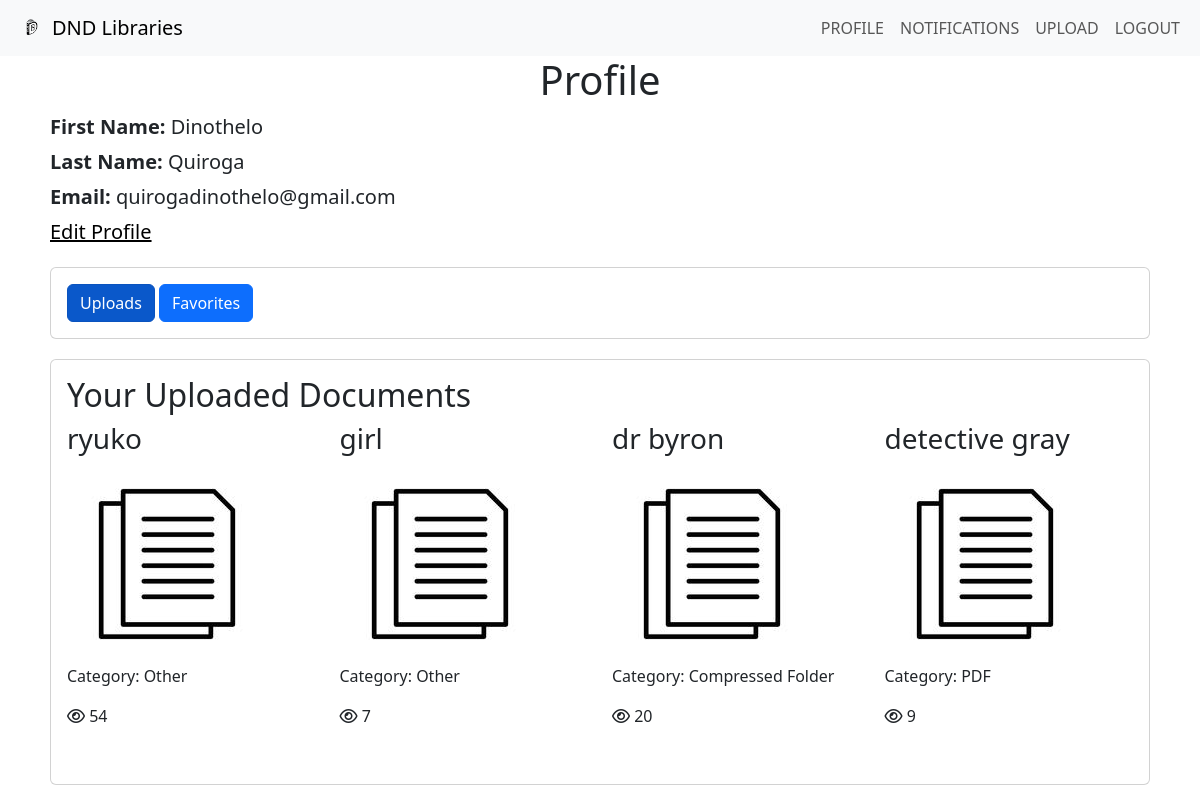
Screenshot of /profile.php (signed in) with the database file from the repository.
### tables this page shows
CREATE TABLE `users` (
  `user_id` int(11) NOT NULL,
  `firstName` varchar(255) DEFAULT NULL,
  `lastName` varchar(255) DEFAULT NULL,
  `email` varchar(255) DEFAULT NULL,
  `password` varchar(255) DEFAULT NULL,
  `roles` varchar(255) DEFAULT NULL,
  `created_at` datetime DEFAULT NULL
);

CREATE TABLE `documents` (
  `file_id` int(11) NOT NULL,
  `file` varchar(255) NOT NULL,
  `title` varchar(255) NOT NULL,
  `category` varchar(50) NOT NULL,
  `description` text DEFAULT NULL,
  `tags` varchar(255) DEFAULT NULL,
  `infoViews` int(11) DEFAULT 0,
  `favorites` int(11) DEFAULT 0,
  `dateCreated` timestamp NOT NULL DEFAULT current_timestamp(),
  `author` varchar(50) DEFAULT NULL,
  `size` int(11) NOT NULL,
  `status` varchar(255) NOT NULL DEFAULT 'inactive',
  `visibility` tinyint(1) DEFAULT 1
);

### profile.php (the view, shortened to what this page needs)
<?php
require_once 'config.php';
$userID = $_SESSION['userID'];
$sql = "SELECT * FROM users WHERE user_id = $userID";
$result = mysqli_query($mysqli, $sql);
if ($row = mysqli_fetch_assoc($result)) {
    $firstName = ucfirst($row['firstName']);
    $lastName = ucfirst($row['lastName']);
    $email = $row['email'];
}
?>
<!DOCTYPE html>
<html lang="en">
<head>
    <link rel="stylesheet" href="https://cdnjs.cloudflare.com/ajax/libs/font-awesome/6.0.0-beta3/css/all.min.css">
    <link href="https://cdn.jsdelivr.net/npm/bootstrap@5.3.2/dist/css/bootstrap.min.css" rel="stylesheet"
>
    <link rel="stylesheet" href="css\bootstrap.min.css">
    <link rel="stylesheet" href="js\bootstrap.bundle.min.js">
</head>
<body>
    <?php include 'navbar.php'; ?>
    <div id="body">
        <center><h1>Profile</h1></center>
        <div id="userInfo">
            <p><strong>First Name:</strong> <?php echo $firstName; ?></p>
            <p><strong>Last Name:</strong> <?php echo $lastName; ?></p>
            <p><strong>Email:</strong> <?php echo $email; ?></p>
            <a href="edit_profile.php" id="editProfileLink">Edit Profile</a>
        </div>
        <div class="card" id="tabButtons">
            <div class="card-body">
                <button class="btn btn-primary" id="uploadsTab">Uploads</button>
                <button class="btn btn-primary" id="favoritesTab">Favorites</button>
            </div>
        </div>
        <div class="card" id="uploadsContent">
            <div class="card-body">
                <h2 class="card-title">Your Uploaded Documents</h2>
                <div class="row g-4">
                    <?php
                    require_once 'config.php';
                    function getUploadedDocuments($userID, $mysqli) {
                        $query = "SELECT * FROM documents WHERE author = ? AND status = 'active'";
                        $stmt = $mysqli->prepare($query);
                        $stmt->bind_param("i", $userID);
                        $uploadedDocuments = array();
                        if ($stmt->execute()) {
                            $result = $stmt->get_result();
                            while ($row = $result->fetch_assoc()) {
                                $uploadedDocuments[] = $row;
                            }
                            return $uploadedDocuments;
                        } else {
                            $stmt->close();
                            return false;
                        }
                    }
                    $userID = $_SESSION['userID'];
                    $uploadedDocuments = getUploadedDocuments($userID, $mysqli);
                    if ($uploadedDocuments) {
                        foreach ($uploadedDocuments as $document) {
                            $fileID = $document['file_id'];
                            $title = $document['title'];
                            $category = $document['category'];
                            $infoViews = $document['infoViews'];
                            $file = $document['file'];
                            echo '<div class="col mb-4">';
                            echo "<h3>$title</h3>";
                            echo '<a href="document_details.php?fileID=' . $fileID . '&file=' . $file . '"><img src="img/document.jpg" alt="DocumentImage"></a>';
                            echo "<p>Category: $category</p>";
                            echo '<p><i class="far fa-eye"></i> ' . $infoViews . '</p>';
                            echo '</div>';
                        }
                    } else {
                        echo "No uploaded documents found.";
                    }
                    ?>
                </div>
            </div>
        </div>
    </div>
</body>
</html>

### navbar.php
<nav class="navbar navbar-expand-lg bg-body-tertiary">
    <div class="container-fluid">
        <a class="navbar-brand" href="index.php">
            <img src="img\logo.png" alt="DND Collab Logo" height="30" class="d-inline-block align-top">DND Libraries
        </a>
        <div class="collapse navbar-collapse" id="navbarSupportedContent">
            <ul class="navbar-nav ms-auto">
                <li class="nav-item">
                    <a class="nav-link" href="profile.php">PROFILE</a>
                </li>
                <li class="nav-item">
                    <a class="nav-link" href="notifications.php">NOTIFICATIONS</a>
                </li>
                <li class="nav-item">
                    <a class="nav-link" href="upload.php">UPLOAD</a>
                </li>
                <li class="nav-item">
                    <a class="nav-link" href="logout.php">LOGOUT</a>
                </li>
            </ul>
        </div>
    </div>
</nav>

### profile.php (style rules this page uses)
#body { padding-left: 50px; margin-bottom: 20px; padding-right:50px }
#userInfo { margin-bottom: 20px; font-size: 20px; }
#userInfo p { margin: 5px 0; }
#editProfileLink { color: black; }
#uploadsContent, #tabButtons, #favoritesContent { margin-bottom: 20px; }
#tabButtons { margin-top: 20px; }

### rows the page displays
users: firstName "Dinothelo", lastName "Quiroga", email "quirogadinothelo@gmail.com"
documents: title "ryuko", category "Other", infoViews "54"
documents: title "girl", category "Other", infoViews "7"
documents: title "dr byron", category "Compressed Folder", infoViews "20"
documents: title "detective gray", category "PDF", infoViews "9"
